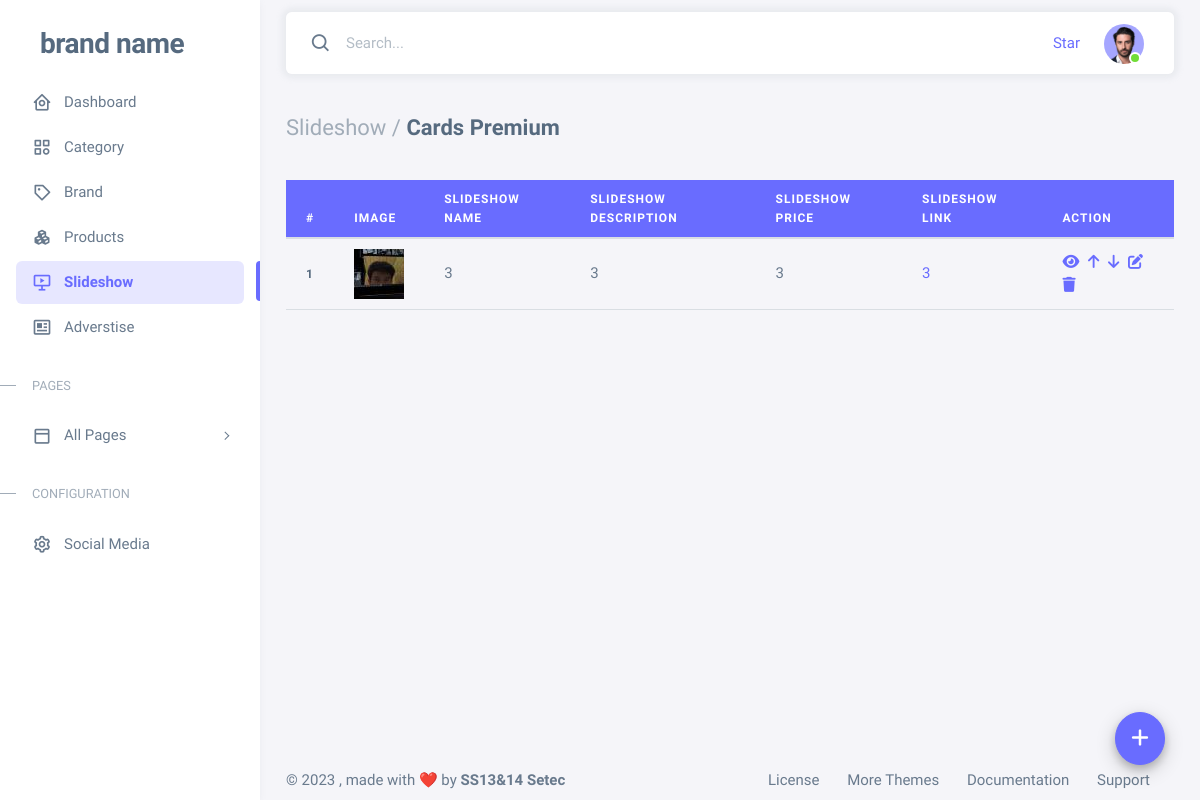
The page /admin/index.php?p=slideshow on the database its author committed.
### tables this page shows
CREATE TABLE IF NOT EXISTS `tbl_slideshow` (
  `slideID` int(11) NOT NULL AUTO_INCREMENT,
  `title` varchar(200) NOT NULL,
  `subtitle` varchar(200) NOT NULL,
  `text` varchar(300) NOT NULL,
  `link` varchar(200) NOT NULL,
  `img` varchar(200) NOT NULL,
  `active` char(1) NOT NULL,
  `ordernum` int(11) NOT NULL,
  PRIMARY KEY (`slideID`)
);

### admin/slideshow.php (the view, shortened to what this page needs)
<?php
$pages = "index.php?p=slideshow";
$tbl = "tbl_slideshow";
$comp = "Slideshow";
$id = "slide_id";
$name = "slide_name";
$des = "slide_des";
$price = "slide_price";
$img = "slide_img";
?>
<div class="container-xxl flex-grow-1 container-p-y">
    <h4 class="fw-bold py-3 mb-4"><span class="text-muted fw-light"><?= $comp ?> /</span> Cards Premium</h4>
    <?php
    $sql = "SELECT * FROM $tbl";
    $result = mysqli_query($conn, $sql);
    $num = mysqli_num_rows($result);
    $offset = 0;
    $sql = "select * from $tbl order by ordernum limit " . NUMPERPAGE . " offset " . $offset;
    $result = mysqli_query($conn, $sql);
    ?>
    <button type="button" class="btn btn-primary rounded-circle" style="width:50px;
        position: absolute; bottom: 0; right: 0;
        font-size: 20px; font-weight: bold;
        margin: 0 35px 35px 0;
        padding: 10px;
        box-shadow: 0 4px 8px 0 rgba(0, 0, 0, 0.2), 0 6px 20px 0 rgba(0, 0, 0, 0.19);
        " data-bs-toggle="modal" data-bs-target="#updateModal"><i class="fa-solid fa-plus"></i></button>
    <?php if ($num > 0) { ?>
        <table class="table mb-5">
            <thead class="bg-primary">
                <tr>
                    <th class="text-white" scope="col">#</th>
                    <th class="text-white" scope="col">Image</th>
                    <th class="text-white" scope="col"><?= $comp ?> Name</th>
                    <th class="text-white" scope="col"><?= $comp ?> Description</th>
                    <th class="text-white" scope="col"><?= $comp ?> Price</th>
                    <th class="text-white" scope="col"><?= $comp ?> Link</th>
                    <th class="text-white" scope="col">Action</th>
                </tr>
            </thead>
            <tbody>
                <?php
                $i = 1;
                while ($row = mysqli_fetch_array($result)) {
                ?>
                    <tr>
                        <th scope="row"><?= $i ?></th>
                        <td id="img-<?= $row[$id] ?>" data-value="<?= $row[$img] ?>"><img src="../images/slideshows/thumbnail/<?= $row[$img] ?>" /></td>
                        <td id="name-<?= $row[$id] ?>" data-value="<?= $row[$name] ?>"><?= strlen($row[$name]) > 20 ? substr($row[$name], 0, 20) . '...' : substr($row[$name], 0, 20) ?></td>
                        <td id="des-<?= $row[$id] ?>" data-value="<?= $row[$des] ?>"><?= strlen($row[$des]) > 20 ? substr($row[$des], 0, 20) . '...' : substr($row[$des], 0, 20) ?></td>
                        <td id="price-<?= $row[$id] ?>" data-value="<?= $row[$price] ?>"><?= $row[$price] ?></td>
                        <td id="link-<?= $row[$id] ?>" data-value="<?= $row['link'] ?>"><a href="<?= $row['link'] ?>"><?= strlen($row['link']) > 20 ? substr($row['link'], 0, 20) . '...' : substr($row['link'], 0, 20) ?></a> </td>
                        <td>
                            <?php include 'components/button.php' ?>
                        </td>
                    </tr>
                <?php $i++;
                } ?>
            </tbody>
        </table>
    <?php } else { ?>
        <h4 class="fw-bold py-3 mb-4">You don't have any <?= $comp ?> yet 🥲🥲🥲</h4>
    <?php }
    ?>
</div>

### admin/components/button.php
<a href="<?= $pages ?>&action=0&id=<?= $row[$id] ?>&active=<?= ($row['active'] == "1" ? "0" : "1") ?>&name=<?= $row[$name] ?>" id="active-<?= $row[$id] ?>" data-value="<?= $row['active'] ?>" style="padding-right: 5px;">
    <i class=" fas fa-<?= ($row['active'] == "1" ? "eye" : "eye-slash") ?>"></i> </a>
<a href="<?= $pages ?>&action=1&id=<?= $row[$id] ?>&order=<?= $row['ordernum'] ?>" style="padding-right: 5px;">
    <i class="fas fa-arrow-up"></i> </a>
<a href="<?= $pages ?>&action=2&id=<?= $row[$id] ?>&order=<?= $row['ordernum'] ?>" style="padding-right: 5px;">
    <i class="fas fa-arrow-down"></i> </a>
<a href="#" onclick="update(<?= $row[$id] ?>)" data-bs-toggle="modal" data-bs-target="#updateModal" style="padding-right: 5px;">
    <i class="fas fa-edit"></i> </a>
<a href="" onclick="del('<?= $row[$id] ?>','<?= $row[$img] ?>')" data-bs-toggle="modal" data-bs-target="#deleteModal" style="padding-right: 5px;">
    <i class="fas fa-trash"></i> </a>

### rows shown on the page
tbl_slideshow: slide_img (picture), slide_name "3", slide_des "3", slide_price "3", link "3", active 1 (drawn)

### other values the page prints
$comp "Slideshow"
$comp "SLIDESHOW"
